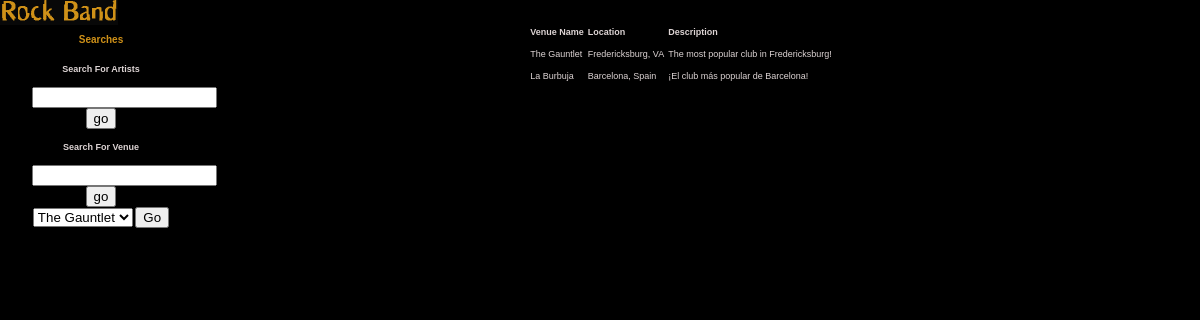
/searchVenue.php, run on an earlier commit of the app's database.
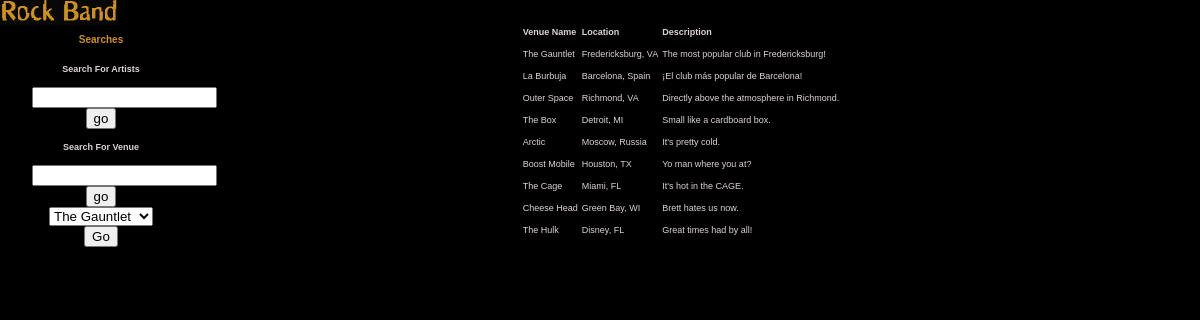
And on a later commit of the database.
### tables this page shows
CREATE TABLE venue (
	venue_id INT NOT NULL AUTO_INCREMENT,
	PRIMARY KEY(venue_id),
	venue VARCHAR(30) NOT NULL,
	location VARCHAR(30) NOT NULL,
	description BLOB NOT NULL,
	picture_file VARCHAR(75)
);

### searchVenue.php (the view, shortened to what this page needs)
<!DOCTYPE html PUBLIC "-//W3C//DTD XHTML 1.0 Transitional//EN"
  "http://www.w3.org/TR/xhtml1/DTD/xhtml1-transitional.dtd">
<html xmlns="http://www.w3.org/1999/xhtml" xml:lang="en" lang="en">
<head>
  <link rel="stylesheet" type="text/css" href="style.css" />
</head>
<body>
<div id="wrap">
	<?php
	if(session_is_registered("username")){
	echo"<ul id=\"nav\">
		<li><a href=\"mainPage.php\">home</a></li>
		<li><a href=\"addBand.php\">add band</a></li>
		<li><a href=\"addVenue.php\">add venue</a></li>
		<li><a href=\"addEvent.php\">add event</a></li>
		<li><a href=\"logout.php\">logout</a></li>
	</ul>
	";}
	else{
	echo "
	<h1><a href=\"index.php\"><img src=\"images/logo.gif\" width=\"118\" height=\"25\" alt=\"Rock Band\" /></a></h1>";
	}
	?>
				<div id="sidebar">
				<?php
				$search = $_POST['searchbox'];
				$find = "LIKE '%$search%'";
				if($search=="")
				{
				$query = "SELECT * FROM venue";
				}
				else
				{
				$query = "SELECT * FROM venue WHERE venue $find OR description $find OR location $find;";
				}
				?>
					<div class="content">
						<h2>Searches</h2>
						<p><b>Search For Artists</b></p>
						<form method="post" action="searchName.php">
						<input type="text" id="searchbox" name="searchbox" />
						<input type="submit" value="go" name="submit" />
						</form>
						<p><b>Search For Venue</b></p>
						<form method="post" action="searchVenue.php">
						<input type="text" id="searchbox" name="searchbox" />
						<input type="submit" value="go" name="submit" />
						</form>
						<?php
						if(session_is_registered("username")){
						echo "
						<form method=\"post\" action=\"viewVenuePage.php\">";
						}else{
						echo "
						<form method=\"post\" action=\"viewVenuePage.php\">";
						 }
						 ?>
						<select name="editVenue" width="2">";
							<?php
							include "db_connect.php";
							$result = mysqli_query($db, $query);
							while($row = mysqli_fetch_array($result))
							{
							$name = $row['venue'];
							echo "<option>$name</option>\n";
							}
							echo"
							</select>
							<input type=\"submit\" value=\"Go\" name=\"submit2\" />
							<br />
							</form>";?>
					</div>
					</div>
	<div id="main">
<?php
	echo "<table ALIGN='center' id=\"hor-minimalist-b\">\n<tr><th>Venue Name</th><th>Location</th><th>Description</th></tr>\n\n";
  $result = mysqli_query($db, $query);
   while($row = mysqli_fetch_array($result)) {
  	$name = $row['venue'];
  	$location= $row['location'];
	$description = $row['description'];
  	echo "<tr><td  >$name</td><td>$location</td><td>$description</td></tr>\n";
  }
 echo "</table>\n";
?>
	</div>

### style.css (style rules this page uses)
body { font-family: tahoma, helvetica, arial, sans-serif; font-size: 9px; text-align: center; background: #000; color: #ddd4d4; padding-top: 12px; line-height: 2; }
td, th { font-size: 9px; text-align: left; line-height: 2; }
h1, h2, h3, #nav, #nav li { margin: 0; padding: 0; }
#sidebar { float: left; width: 162px; }
#sidebar .content { padding-left: 24px; }
h1 { position: absolute; left: 0; top: 0; }
h2 { font-size: 10px; color: #cf9118; margin: 1em 0; }
p { margin: 1em 0; }
img { border: 0; }
a { color: #f0b33c; font-weight: bold; text-decoration: none; }

What changed in the data, as far as the page shows it:
added venue: venue "Outer Space", location "Richmond, VA", description "Directly above the atmosphere in Richmond."
added venue: venue "The Box", location "Detroit, MI", description "Small like a cardboard box."
added venue: venue "Arctic", location "Moscow, Russia", description "It's pretty cold."
added venue: venue "Boost Mobile", location "Houston, TX", description "Yo man where you at?"
added venue: venue "The Cage", location "Miami, FL", description "It's hot in the CAGE."
added venue: venue "Cheese Head", location "Green Bay, WI", description "Brett hates us now."
added venue: venue "The Hulk", location "Disney, FL", description "Great times had by all!"
